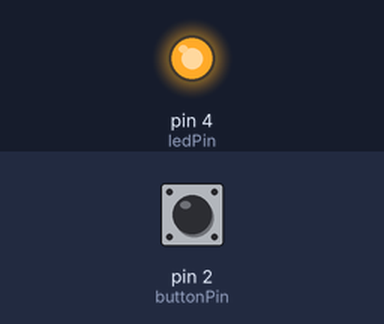
The sketch below on a simulated Arduino Uno, built with avr-gcc and run on an emulated ATmega328P. Shown: output pins drawn as LEDs (lit = HIGH). Dashed ring = blinking. The test bench sets the inputs (shaded band); at power-on: pin 2 (buttonPin) LOW.

Above: at 0.75 s.
At 1.2 s:
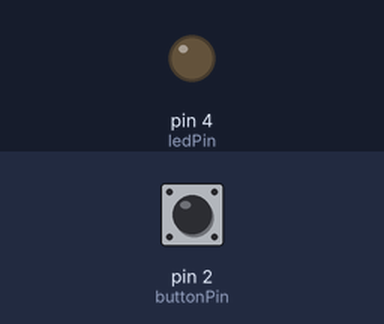
1.3 s: pin 2 (buttonPin) pulled HIGH for 0.15 s
At 1.47 s:
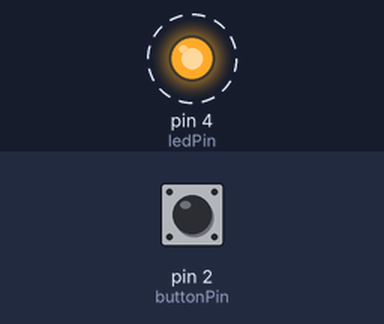
Timing chart, 0 to 10.3 s (numbered marks = the images above; inputs shaded):
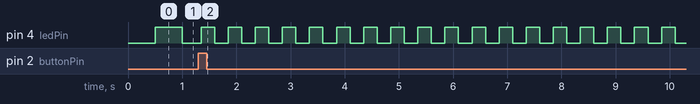

The sketch:

Proj_0.ino
```cpp
//Abraham Mendoza

//pins
const int buttonPin = 2;  //button on pin 2
const int ledPin = 4;    // led light on pin 4
//time
int period=500;//intial period of time
int currentPeriod;//the curren period of time
int startPeriod;//the start of the period of time
//button state
int buttonCou = 0;  //counts the number of times the button is pressed
int buttonState = 0;        // current state of the button
int lastButtonState = 0;    // previous state of the button

void setup() {
  pinMode(buttonPin, INPUT);//button set as a input

  pinMode(ledPin, OUTPUT); //led set as a output

  startPeriod = millis();//set the start period
}


void loop() {
  // read button input pin:
  buttonState = digitalRead(buttonPin);
  if(buttonState != lastButtonState){
    if(buttonState ==HIGH){
      buttonCou++;
    }
    delay(50);//delay so button wont bounce
  }
  lastButtonState = buttonState;
  currentPeriod = millis();

  //sets up the frequency the light turns on and off

  if(buttonCou ==1){
    period = 250;//2hz
  }else if(buttonCou ==2) {
    period = 125;//4hz
  }else if(buttonCou ==3){
    period = 63;//8hz
  }else if(buttonCou ==4){
    buttonCou = 0;//reset
    period = 500;//1hz
  }

  //activates led at time interval chosen
  if(currentPeriod-startPeriod >= period){
    digitalWrite(ledPin, !digitalRead(ledPin));
    startPeriod = currentPeriod;
  }

}
```

Measured:
- after the input at 1.3 s, pin 4 (ledPin): alternates HIGH for 0.25 s and LOW for 0.25 s, starting after 0.05 s
